Frame 1 (no input): blank canvas, image omitted
Frame 60 (the mouse pressed at the canvas centre just before this capture): blank canvas, image omitted
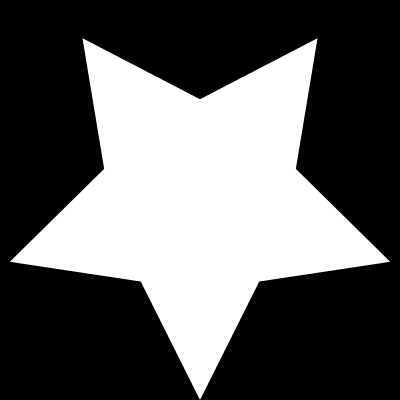
Frame 120 (the mouse held since frame 60 and released just before this capture)

The Processing sketch whose frames 1 and 60 were blank and that drew this single picture after the mouse press (run headless with seeded random() and noise(); from frame 60 on, the mouse is pressed at the canvas centre):

// Processing sketch: processing_20983
// ── processing_20983.pde

// draw a star using rotated triangles 

void setup() {
  size(400, 400);
  noStroke();
  smooth(); 
}

void draw() {
  background(0);
  fill(255);
  
  // center the origin so that (0, 0) is now the middle of the sketch
  translate(width/2, height/2); 

  float angle = TWO_PI / 5; // TWO_PI is 360 degrees, but in radians
  float thickness = mouseX; 
  float radius = mouseY;
  for (int i=0; i < 5; i++) {
    rotate(angle);
    triangle(-thickness/2, 0, 0, radius, thickness/2, 0);
  } 
}
